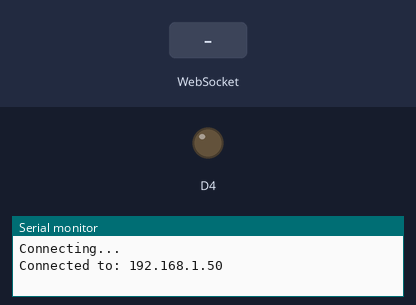
Recording of a sketch running on a simulated ESP8266 (NodeMCU). Parts: output pins drawn as LEDs (lit = HIGH), the last lines printed to the serial monitor. The test bench sets the inputs (shaded band). WiFi joins after 1.5 s; servers stay silent unless stated.

Above: at 2.7 s.
2.8 s: WebSocket text "OFF" received
At 3.6 s:
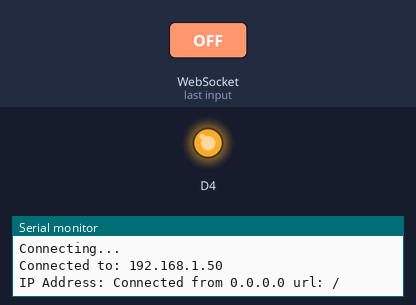
4.3 s: WebSocket text "ON" received
At 4.7 s:
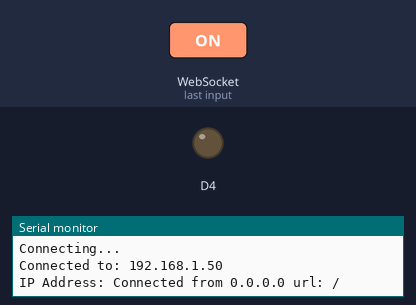
Timing chart, 0 to 7.3 s (numbered marks = the images above; inputs shaded):
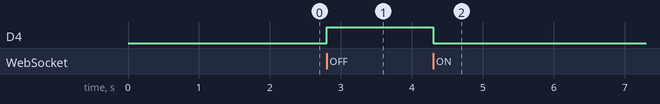

Measured:
- after the input at 2.8 s, D4: LOW → HIGH at once
- after the input at 4.3 s, D4: HIGH → LOW at once

The sketch:

wireless_led.ino
```cpp
#include <ESP8266WiFiMulti.h>
#include <WebSocketsServer.h>

ESP8266WiFiMulti WiFiMulti;

WebSocketsServer webSocket = WebSocketsServer(81);

const char* ssid = "ssid";
const char* password = "password";

void webSocketEvent(uint8_t num, WStype_t type, uint8_t * payload, size_t length) {

  switch (type) {
    case WStype_DISCONNECTED: {
      break;
    }
    case WStype_CONNECTED: {
      IPAddress ip = webSocket.remoteIP(num);
      Serial.print("IP Address: ");
      Serial.printf("Connected from %d.%d.%d.%d url: %s\n", ip[0], ip[1], ip[2], ip[3], payload);
      break;
    }
    case WStype_TEXT: {
      String text = String((char *) &payload[0]);
      if (text == "ON") {
        digitalWrite(D4, LOW);
      }
      else if (text == "OFF") {
        digitalWrite(D4, HIGH);
      }
      break;
    }
  }
}

void setup() {

  pinMode(D4, OUTPUT);
  digitalWrite(D4, LOW);

  Serial.begin(9600);
  Serial.println("Connecting...");
  WiFiMulti.addAP(ssid, password);

  while(WiFiMulti.run() != WL_CONNECTED) {
    delay(100);
    Serial.println("Attempting to connect...");
  }

  Serial.print("Connected to: ");
  Serial.println(WiFi.localIP());
  webSocket.begin();
  webSocket.onEvent(webSocketEvent);
}

void loop() {
  webSocket.loop();
}
```
